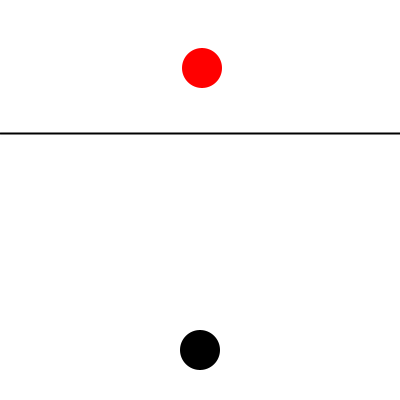
Frame 1 (no input)
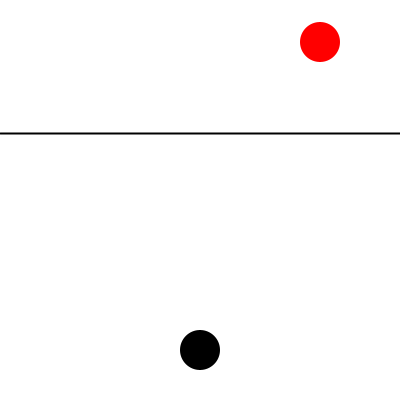
Frame 60 (the mouse pressed at the canvas centre just before this capture)
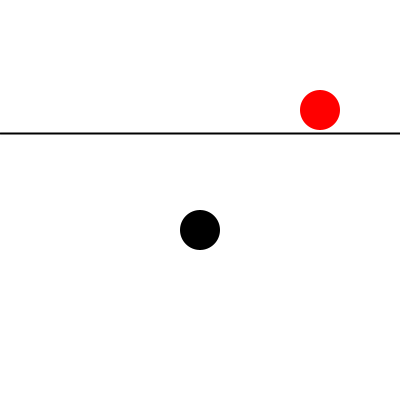
Frame 120 (the mouse held since frame 60 and released just before this capture)

The Processing sketch that drew these frames (run headless with seeded random() and noise(); from frame 60 on, the mouse is pressed at the canvas centre):

// Processing sketch: week8_class
// ── week8_class.pde
Ball bouncy;
Ball angry;
boolean attack, bounce;

void setup() {
  size(400, 400);
  smooth();
  bounce = true;
  attack = false;
  bouncy = new Ball(width/2, height/6, 20, 2, color(255, 0, 0), 0, 0, width, height/3);
  angry = new Ball(width/2, 7*height/8, 20, 2, color(0));
}

void draw() {
  background(255);

  stroke(0);
  strokeWeight(2);
  line(0, height/3, width, height/3);

  if (dist(angry.x, angry.y, bouncy.x, bouncy.y) - (bouncy.rad + angry.rad) <= 0) {
    bounce = false;
    attack = false;
    fill(random(256), random(256), random(256));
    textAlign(CENTER, CENTER);
    textSize(48);
    text("You Win!!!", width/2, height/2);
  } 
  else if (angry.y + angry.rad <= 0) {
    bounce = false;
    attack = false;
    fill(255, 0, 0);
    textAlign(CENTER, CENTER);
    textSize(48);
    text("GAME OVER", width/2, height/2);
  }

  if (bounce)
    bouncy.jumpAround();
  if (attack)
    angry.jumpAround();

  bouncy.display();
  angry.display();
}

void mousePressed() {
  if (dist(angry.x, angry.y, bouncy.x, bouncy.y) - (bouncy.rad + angry.rad) <= 0 || angry.y <= 0) {
    angry = new Ball(width/2, 7*height/8, 20, 2, color(0));
    bounce = true;
  } 
  else {
    if (!attack)
      attack = true;
    else {
      angry = new Ball(width/2, 7*height/8, 20, 2, color(0));
      attack = false;
    }
  }
}


// ── ball.pde
class Ball {
  int x, y, rad, speed;
  color c;

  int topX, topY, bottomX, bottomY;
  boolean vertical, horizontal, diagonal;

  Ball(int _x, int _y, int _rad, int _speed, color _c) {
    x = _x;
    y = _y;
    rad = _rad;
    c = _c;
    speed = _speed;
    diagonal = false;
  }

  Ball(int _x, int _y, int _rad, int _speed, color _c, 
       int _topX, int _topY, int _bottomX, int _bottomY) {
    x = _x;
    y = _y;
    rad = _rad;
    c = _c;
    speed = _speed;

    topX = _topX;
    topY = _topY;
    bottomX = _bottomX;
    bottomY = _bottomY;

    vertical = true;
    horizontal = true;
    diagonal = true;
  }

  void jumpAround() {
    if (diagonal) {
      if (x + rad >= bottomX || x - rad <= topX)
        vertical = !vertical;
      if (y + rad >= bottomY || y - rad <= topY)
        horizontal = !horizontal;

      if (vertical)
        x += speed;
      else
        x -= speed;

      if (horizontal)
        y += speed;
      else
        y -= speed;
    }
    else {
        y -= speed;
    }
  }

  void display() {
    noStroke();
    fill(c);
    ellipseMode(RADIUS);
    ellipse(x, y, rad, rad);
  }
}
